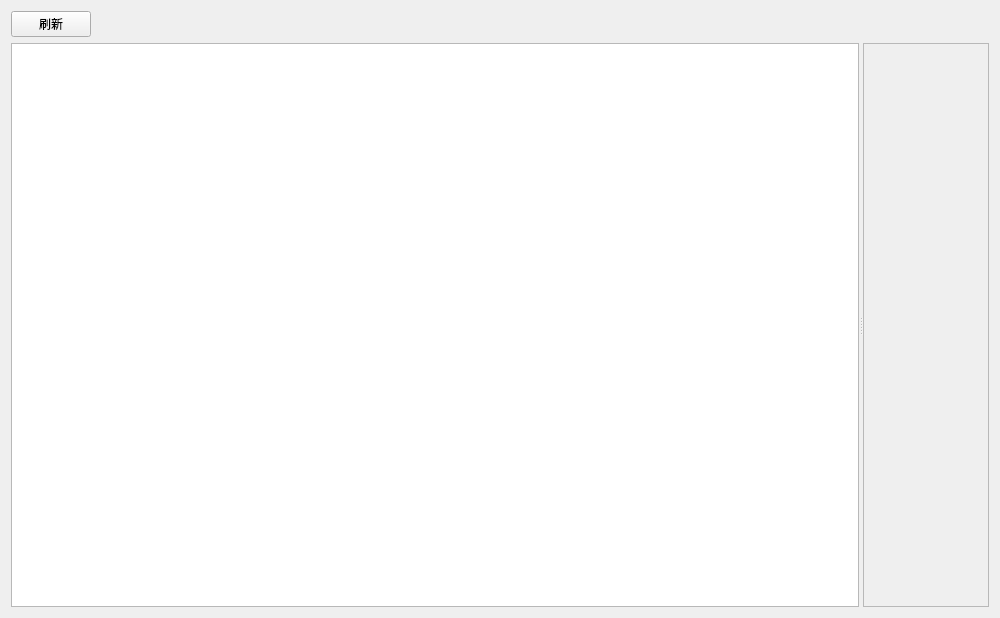
<?xml version="1.0" encoding="UTF-8"?>
<ui version="4.0">
 <class>SettingWidget</class>
 <widget class="QWidget" name="SettingWidget">
  <property name="geometry">
   <rect>
    <x>0</x>
    <y>0</y>
    <width>1000</width>
    <height>618</height>
   </rect>
  </property>
  <property name="windowTitle">
   <string>设置</string>
  </property>
  <layout class="QGridLayout" name="gridLayout_2">
   <item row="0" column="0">
    <widget class="QPushButton" name="pb_refresh">
     <property name="text">
      <string>刷新</string>
     </property>
    </widget>
   </item>
   <item row="0" column="1">
    <spacer name="horizontalSpacer">
     <property name="orientation">
      <enum>Qt::Horizontal</enum>
     </property>
     <property name="sizeHint" stdset="0">
      <size>
       <width>40</width>
       <height>20</height>
      </size>
     </property>
    </spacer>
   </item>
   <item row="1" column="0" colspan="2">
    <widget class="QSplitter" name="splitter">
     <property name="orientation">
      <enum>Qt::Horizontal</enum>
     </property>
     <widget class="QTreeWidget" name="tw_setting">
      <attribute name="headerVisible">
       <bool>false</bool>
      </attribute>
      <column>
       <property name="text">
        <string notr="true">1</string>
       </property>
      </column>
     </widget>
     <widget class="QScrollArea" name="sa_setting">
      <property name="widgetResizable">
       <bool>true</bool>
      </property>
      <widget class="QWidget" name="scrollAreaWidgetContents">
       <property name="geometry">
        <rect>
         <x>0</x>
         <y>0</y>
         <width>451</width>
         <height>569</height>
        </rect>
       </property>
       <layout class="QGridLayout" name="gridLayout">
        <item row="0" column="0">
         <widget class="QWidget" name="w_setting" native="true">
          <layout class="QGridLayout" name="gl_setting"/>
         </widget>
        </item>
        <item row="1" column="0">
         <spacer name="verticalSpacer">
          <property name="orientation">
           <enum>Qt::Vertical</enum>
          </property>
          <property name="sizeHint" stdset="0">
           <size>
            <width>0</width>
            <height>0</height>
           </size>
          </property>
         </spacer>
        </item>
       </layout>
      </widget>
     </widget>
    </widget>
   </item>
  </layout>
 </widget>
 <resources/>
 <connections/>
</ui>
